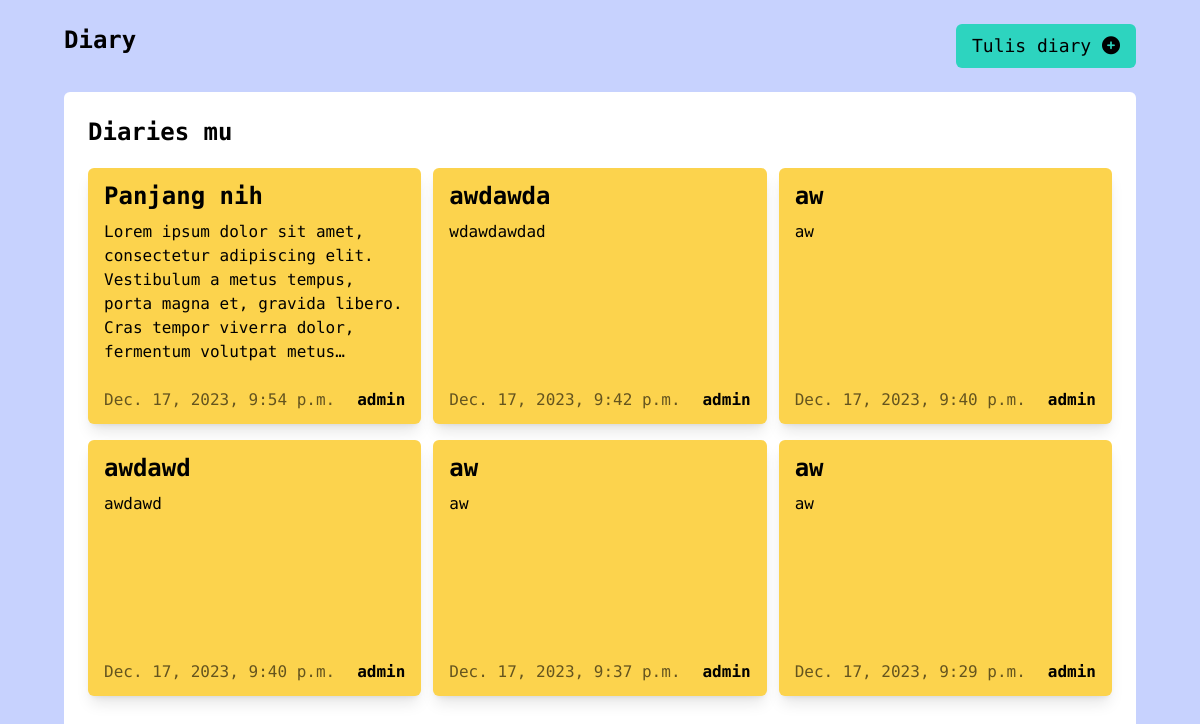
The app's page / (signed in) with its own data.
### diary/models.py (models this page shows, shortened)
class Diary(models.Model):
    author = models.ForeignKey(User, on_delete=models.CASCADE, auto_created=True)
    title = models.CharField(max_length=255)
    diary = models.TextField(blank=False, null=False)
    created_at = models.DateTimeField(auto_now_add=True)
    class Meta:
        verbose_name_plural = "Diaries"

### diary/views.py (the view)
# urls.py: path("", views.index, name="index"),
def index(req):
    diaries = Diary.objects.filter(author=req.user).order_by("-created_at")
    return render(req, "diary/index.html", {"diaries": diaries})

### diary/templates/diary/index.html (shortened to what this page needs)
{% extends "base.html" %}
{% block content %}
<div class="mx-16 p-6 rounded-md min-h-screen bg-white mb-10">
    <div class="text-2xl font-extrabold">Diaries mu</div>
    <div class="grid grid-cols-3 mt-5 gap-x-3 gap-y-4">
        {% for diary in diaries %}
        <a href="{% url 'diary:detail' diary.id%}"
            class="px-4 py-3 rounded-md shadow-lg bg-amber-300 hover:bg-amber-400 active:bg-amber-500 h-64 grid content-between line-clamp-1">
            <div class="place-self-start self-start">
                <div class="font-bold text-2xl mb-2">{{ diary.title }}</div>
                <p class="line-clamp-6">{{ diary.diary }}</p>
            </div>
            <div class="p-0 m-0 flex justify-between">
                <span class="opacity-60">{{ diary.created_at }}</span>
                <span class="font-semibold">{{ diary.author }}</span>
            </div>
        </a>
        {% endfor %}
    </div>
</div>
{% endblock content %}

### templates/base.html (shortened to what this page needs)
{% load static %}
<!DOCTYPE html>
<html lang="en">
<head>
    <link rel="stylesheet" href="https://cdnjs.cloudflare.com/ajax/libs/font-awesome/6.5.1/css/all.min.css"
 />
    <script src="https://cdn.tailwindcss.com"></script>
</head>
<body class="bg-indigo-200 transition-all">
    <nav class="flex justify-between px-16 py-6">
        <a href="/" class="text-2xl font-semibold">Diary</a>
        {% if request.user.is_authenticated %}
        <a href="{% url 'diary:create' %}" class="text-lg bg-teal-400 hover:bg-teal-500 px-4 py-2 rounded-md">
            Tulis diary
            <span><i class="fa fa-plus-circle" aria-hidden="true"></i></span>
        </a>
        {% else %}
        <div class="">
            <a href="{% url 'user:login' %}" class="text-lg hover:bg-gray-400 px-4 py-2 rounded-md">Login</a>
            <a href="{% url 'user:signup' %}"
                class="text-lg bg-teal-400 hover:bg-teal-500 px-4 py-2 rounded-md">Signup</a>
        </div>
        {% endif %}
    </nav>
    {% block content %}
    {% endblock content %}
</body>
</html>

### templates/base.html (style rules this page uses)
body { font-family: 'DM Mono', serif; }

### records on screen
Diary: title "Panjang nih", diary "Lorem ipsum dolor sit amet, consectetur adipiscing elit. Vestibulum a metus tempus, porta magna et, gravida libero. Cras tempor viverra dolor, fermentum volutpat…", created_at "Dec. 17, 2023, 9:54 p.m.", author "admin"
Diary: title "awdawda", diary "wdawdawdad", created_at "Dec. 17, 2023, 9:42 p.m.", author "admin"
Diary: title "aw", diary "aw", created_at "Dec. 17, 2023, 9:40 p.m.", author "admin"
Diary: title "awdawd", diary "awdawd", created_at "Dec. 17, 2023, 9:40 p.m.", author "admin"
Diary: title "aw", diary "aw", created_at "Dec. 17, 2023, 9:37 p.m.", author "admin"
Diary: title "aw", diary "aw", created_at "Dec. 17, 2023, 9:29 p.m.", author "admin"
